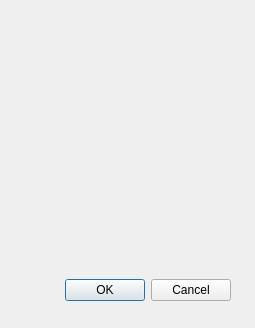
<?xml version="1.0" encoding="UTF-8"?>
<ui version="4.0">
 <class>Dialog_iscrizione</class>
 <widget class="QDialog" name="Dialog_iscrizione">
  <property name="geometry">
   <rect>
    <x>0</x>
    <y>0</y>
    <width>255</width>
    <height>328</height>
   </rect>
  </property>
  <property name="windowTitle">
   <string>Dialog</string>
  </property>
  <widget class="QDialogButtonBox" name="buttonBox">
   <property name="geometry">
    <rect>
     <x>10</x>
     <y>270</y>
     <width>221</width>
     <height>41</height>
    </rect>
   </property>
   <property name="orientation">
    <enum>Qt::Horizontal</enum>
   </property>
   <property name="standardButtons">
    <set>QDialogButtonBox::Cancel|QDialogButtonBox::Ok</set>
   </property>
  </widget>
 </widget>
 <resources/>
 <connections>
  <connection>
   <sender>buttonBox</sender>
   <signal>accepted()</signal>
   <receiver>Dialog_iscrizione</receiver>
   <slot>accept()</slot>
   <hints>
    <hint type="sourcelabel">
     <x>248</x>
     <y>254</y>
    </hint>
    <hint type="destinationlabel">
     <x>157</x>
     <y>274</y>
    </hint>
   </hints>
  </connection>
  <connection>
   <sender>buttonBox</sender>
   <signal>rejected()</signal>
   <receiver>Dialog_iscrizione</receiver>
   <slot>reject()</slot>
   <hints>
    <hint type="sourcelabel">
     <x>316</x>
     <y>260</y>
    </hint>
    <hint type="destinationlabel">
     <x>286</x>
     <y>274</y>
    </hint>
   </hints>
  </connection>
 </connections>
</ui>
